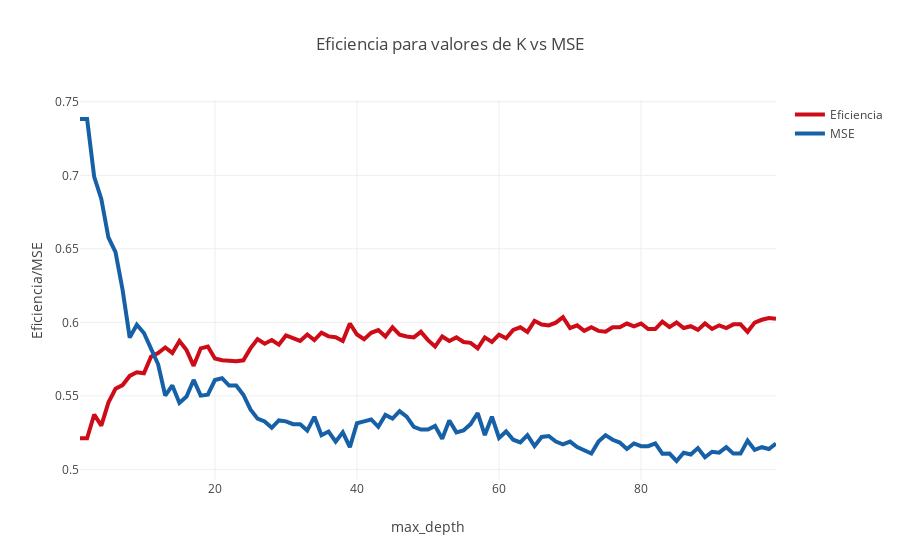

The notebook cell saved with this chart:
### Code cell
#dataG = [go.Scatter(
#            x=list(range(1,MaxK)),
#            y=meanMSE
#    )]
#iplot({'data':dataG, 
#       'layout': {'title': 'MSE para valores de K, con Kfolds=40'}})

trace0 = go.Scatter(
        x=list(range(1,MaxK)),
        y=foldMean,
        name = 'Eficiencia',
        line = dict(
        color = ('rgb(205, 12, 24)'),
        width = 4)
)
trace1 = go.Scatter(
    x=list(range(1,MaxK)),
    y=meanMSE,
    name = 'MSE',
    line = dict(
        color = ('rgb(22, 96, 167)'),
        width = 4,)
)

dataG = [trace0, trace1]

layout = dict(title = 'Eficiencia para valores de K vs MSE',
              xaxis = dict(title = 'max_depth'),
              yaxis = dict(title = 'Eficiencia/MSE'),
              )
fig = dict(data=dataG, layout=layout)
iplot(fig)
